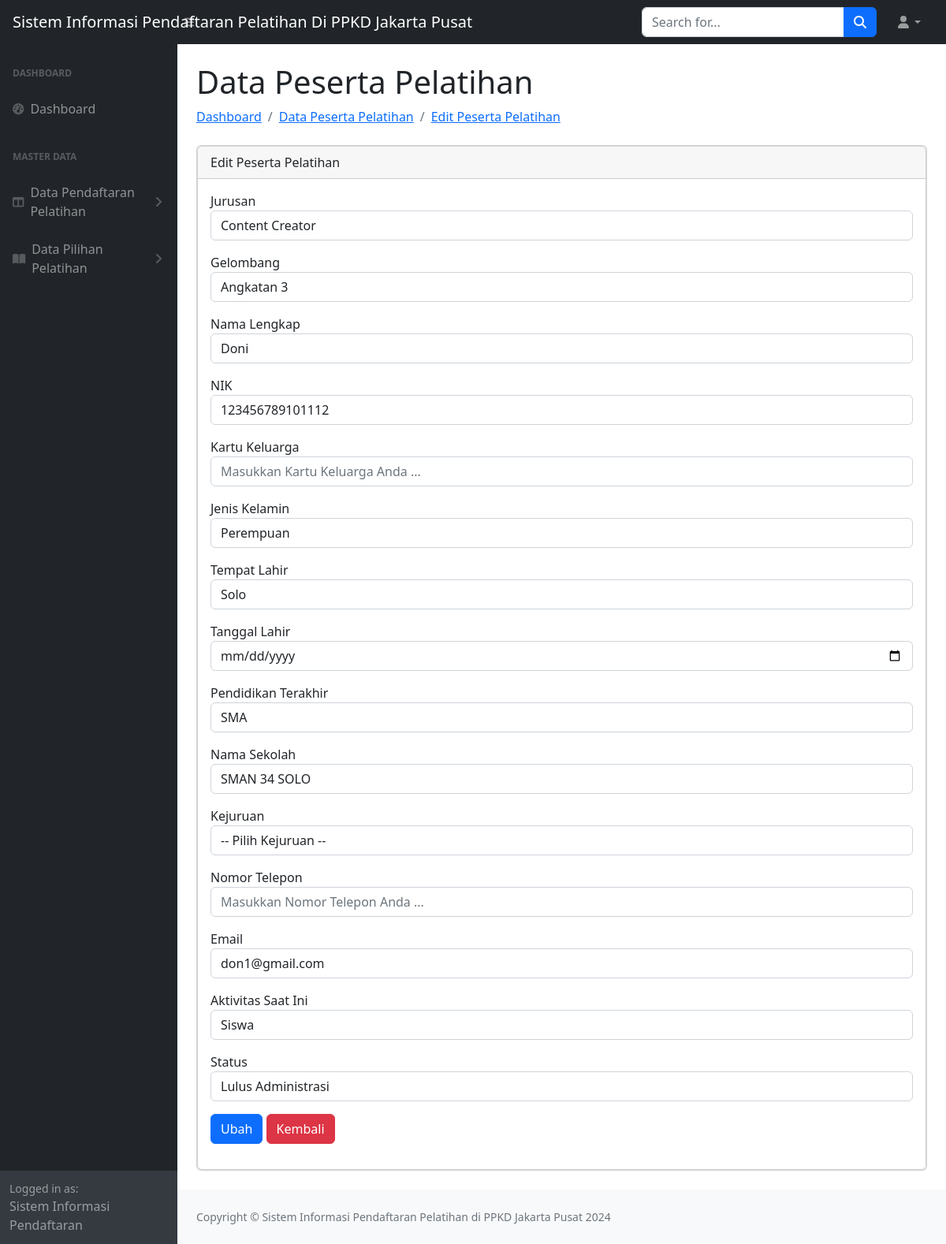
/tambah-peserta.php?edit=editData&ids=7, run on the app's committed database.
### tables this page shows
CREATE TABLE `peserta_pelatihan` (
  `id` int(30) NOT NULL,
  `id_jurusan` int(50) NOT NULL,
  `id_gelombang` int(30) NOT NULL,
  `nama_lengkap` varchar(100) NOT NULL,
  `nik` varchar(100) NOT NULL,
  `kartu_keluarga` varchar(100) NOT NULL,
  `jenis_kelamin` varchar(30) NOT NULL,
  `tempat_lahir` varchar(100) NOT NULL,
  `tanggal_lahir` date NOT NULL,
  `pendidikan_terakhir` varchar(200) NOT NULL,
  `nama_sekolah` varchar(300) NOT NULL,
  `kejuruan` varchar(300) NOT NULL,
  `nomor_hp` varchar(100) NOT NULL,
  `email` varchar(100) NOT NULL,
  `aktivitas_saat_ini` varchar(500) NOT NULL,
  `status` tinyint(100) NOT NULL,
  `created_at` timestamp NOT NULL DEFAULT current_timestamp(),
  `updated_at` timestamp NOT NULL DEFAULT current_timestamp() ON UPDATE current_timestamp()
);

### tambah-peserta.php (the view, shortened to what this page needs)
<?php
include 'config/config.php';
if (isset($_GET['edit'])) {
    $id = $_GET['ids'];
    $queryEdit = mysqli_query($koneksi, "SELECT * FROM peserta_pelatihan WHERE id='$id'");
    $dataEdit = mysqli_fetch_assoc($queryEdit);
}
?>
<!DOCTYPE html>
<html lang="en">
<head>
    <link href="assets/tema/css/styles.css" rel="stylesheet" />
</head>
<body>
    <?php include 'inc/navbar.php'; ?>
    <div id="layoutSidenav">
        <div id="layoutSidenav_nav">
            <nav class="sb-sidenav accordion sb-sidenav-dark" id="sidenavAccordion">
                <div class="sb-sidenav-menu">
                    <div class="nav">
                        <div class="sb-sidenav-menu-heading">Dashboard</div>
                        <a class="nav-link" href="dashboard.php">
                            <div class="sb-nav-link-icon"><i class="fas fa-tachometer-alt"></i></div>
                            Dashboard
                        </a>
                        <div class="sb-sidenav-menu-heading">Master Data</div>
                        <a class="nav-link collapsed" href="#" data-bs-toggle="collapse"
                            data-bs-target="#collapseLayouts" aria-expanded="false" aria-controls="collapseLayouts">
                            <div class="sb-nav-link-icon"><i class="fas fa-columns"></i></div>
                            Data Pendaftaran Pelatihan
                            <div class="sb-sidenav-collapse-arrow"><i class="fas fa-angle-down"></i></div>
                        </a>
                        <a class="nav-link collapsed" href="#" data-bs-toggle="collapse"
                            data-bs-target="#collapseDataPilihanPelatihan" aria-expanded="false"
                            aria-controls="collapseDataPilihanPelatihan">
                            <div class="sb-nav-link-icon"><i class="fas fa-book-open"></i></div>
                            Data Pilihan Pelatihan
                            <div class="sb-sidenav-collapse-arrow"><i class="fas fa-angle-down"></i></div>
                        </a>
                    </div>
                </div>
                <div class="sb-sidenav-footer">
                    <div class="small">Logged in as:</div>
                    Sistem Informasi Pendaftaran
                </div>
            </nav>
        </div>
        <div id="layoutSidenav_content">
            <main>
                <div class="container-fluid px-4">
                    <h1 class="mt-4">Data Peserta Pelatihan</h1>
                    <ol class="breadcrumb mb-4">
                        <li class="breadcrumb-item"><a href="dashboard.php">Dashboard</a></li>
                        <li class="breadcrumb-item"><a href="peserta_pelatihan.php">Data Peserta Pelatihan</a></li>
                        <?php if (isset($_GET['edit'])) { ?>
                        <li class="breadcrumb-item"><a href="peserta_pelatihan.php">Edit Peserta Pelatihan</a></li>
                        <?php } else { ?>
                        <li class="breadcrumb-item"><a href="tambah-peserta.php">Tambah Peserta Pelatihan</a></li>
                        <?php } ?>
                    </ol>
                    <div class="card mb-4">
                        <?php if (isset($_GET['edit']) && $_GET['edit'] == 'editData') { ?>
                        <div class="card">
                            <div class="card-header">Edit Peserta Pelatihan</div>
                            <div class="card-body">
                                <form action="" method="post">
                                    <div class="mb-3">
                                        <label for="">Jurusan</label>
                                        <select name="id_jurusan" id="" class="form-control">
                                            <option <?php echo ($dataEdit['id_jurusan'] == 15) ? 'selected' : '' ?>
                                                value="15">Content Creator</option>
                                        </select>
                                    </div>
                                    <div class="mb-3">
                                        <label for="">Gelombang</label>
                                        <select name="id_gelombang" id="" class="form-control">
                                            <option <?php echo ($dataEdit['id_gelombang'] == 3) ? 'selected' : '' ?>
                                                value="3">Angkatan 3</option>
                                        </select>
                                    </div>
                                    <div class="mb-3">
                                        <label for="">Nama Lengkap</label>
                                        <input value="<?php echo $dataEdit['nama_lengkap'] ?>" type="text"
                                            class="form-control" name="nama_lengkap"
                                            placeholder="Masukkan Nama Lengkap Anda ...">
                                    </div>
                                    <div class="mb-3">
                                        <label for="">NIK</label>
                                        <input type="number" class="form-control" name="nik"
                                            value="<?php echo $dataEdit['nik'] ?>" placeholder="Masukkan NIK Anda ...">
                                    </div>
                                    <div class="mb-3">
                                        <label for="">Kartu Keluarga</label>
                                        <input type="number" class="form-control" name="kartu_keluarga"
                                            placeholder="Masukkan Kartu Keluarga Anda ...">
                                    </div>
                                    <div class="mb-3">
                                        <label for="">Jenis Kelamin</label>
                                        <select name="jenis_kelamin" id="" class="form-control">
                                            <option <?php echo ($dataEdit['jenis_kelamin']) ? 'selected' : '' ?>
                                                value="Perempuan">Perempuan</option>
                                        </select>
                                    </div>
                                    <div class="mb-3">
                                        <label for="">Tempat Lahir</label>
                                        <input value="<?php echo $dataEdit['tempat_lahir'] ?>" type="text"
                                            class="form-control" name="tempat_lahir"
                                            placeholder="Masukkan Tempat Lahir Anda ...">
                                    </div>
                                    <div class="mb-3">
                                        <label for="">Tanggal Lahir</label>
                                        <input type="date" class="form-control" name="tanggal_lahir"
                                            placeholder="Masukkan Tanggal Lahir Anda ...">
                                    </div>
                                    <div class="mb-3">
                                        <label for="">Pendidikan Terakhir</label>
                                        <input value="<?php echo $dataEdit['pendidikan_terakhir'] ?>" type="text"
                                            class="form-control" name="pendidikan_terakhir"
                                            placeholder="Masukkan Pendidikan Terakhir Anda ...">
                                    </div>
                                    <div class="mb-3">
                                        <label for="">Nama Sekolah</label>
                                        <input value="<?php echo $dataEdit['nama_sekolah'] ?>" type="text"
                                            class="form-control" name="nama_sekolah"
                                            placeholder="Masukkan Nama Sekolah Anda ...">
                                    </div>
                                    <div class="mb-3">
                                        <label for="">Kejuruan</label>
                                        <select name="kejuruan" id="" class="form-control">
                                            <option value="">-- Pilih Kejuruan --</option>
                                        </select>
                                    </div>
                                    <div class="mb-3">
                                        <label for="">Nomor Telepon</label>
                                        <input type="number" class="form-control" name="nomor_hp"
                                            placeholder="Masukkan Nomor Telepon Anda ...">
                                    </div>
                                    <div class="mb-3">
                                        <label for="">Email</label>
                                        <input value="<?php echo $dataEdit['email'] ?>" type="email"
                                            class="form-control" name="email" placeholder="Masukkan Email Anda ...">
                                    </div>
                                    <div class="mb-3">
                                        <label for="">Aktivitas Saat Ini</label>
                                        <input value="<?php echo $dataEdit['aktivitas_saat_ini'] ?>" type="text"
                                            class="form-control" name="aktivitas_saat_ini"
                                            placeholder="Masukkan Aktivitas Anda Saat Ini ...">
                                    </div>
                                    <div class="mb-3">
                                        <label for="">Status</label>
                                        <select name="status" id="" class="form-control">
                                            <option <?php echo ($dataEdit['status'] == 3) ? 'selected' : '' ?>
                                                value="3">Lulus Administrasi</option>
                                        </select>
                                    </div>
                                    <div class="mb-3">
                                        <input type="submit" class="btn btn-primary" name="edit" value="Ubah">
                                        <a href="peserta_pelatihan.php" class="btn btn-danger">Kembali</a>
                                    </div>
                                </form>
                                <?php } ?>
                            </div>
                        </div>
            </main>
            <?php include 'inc/footer.php'; ?>
        </div>
    </div>
</body>
</html>

### data on the page
peserta_pelatihan: id_jurusan "Content Creator", id_gelombang "Angkatan 3", nama_lengkap "Doni", nik "123456789101112", jenis_kelamin "Perempuan", tempat_lahir "Solo", pendidikan_terakhir "SMA", nama_sekolah "SMAN 34 SOLO", email "don1@gmail.com", aktivitas_saat_ini "Siswa", status "Lulus Administrasi"
